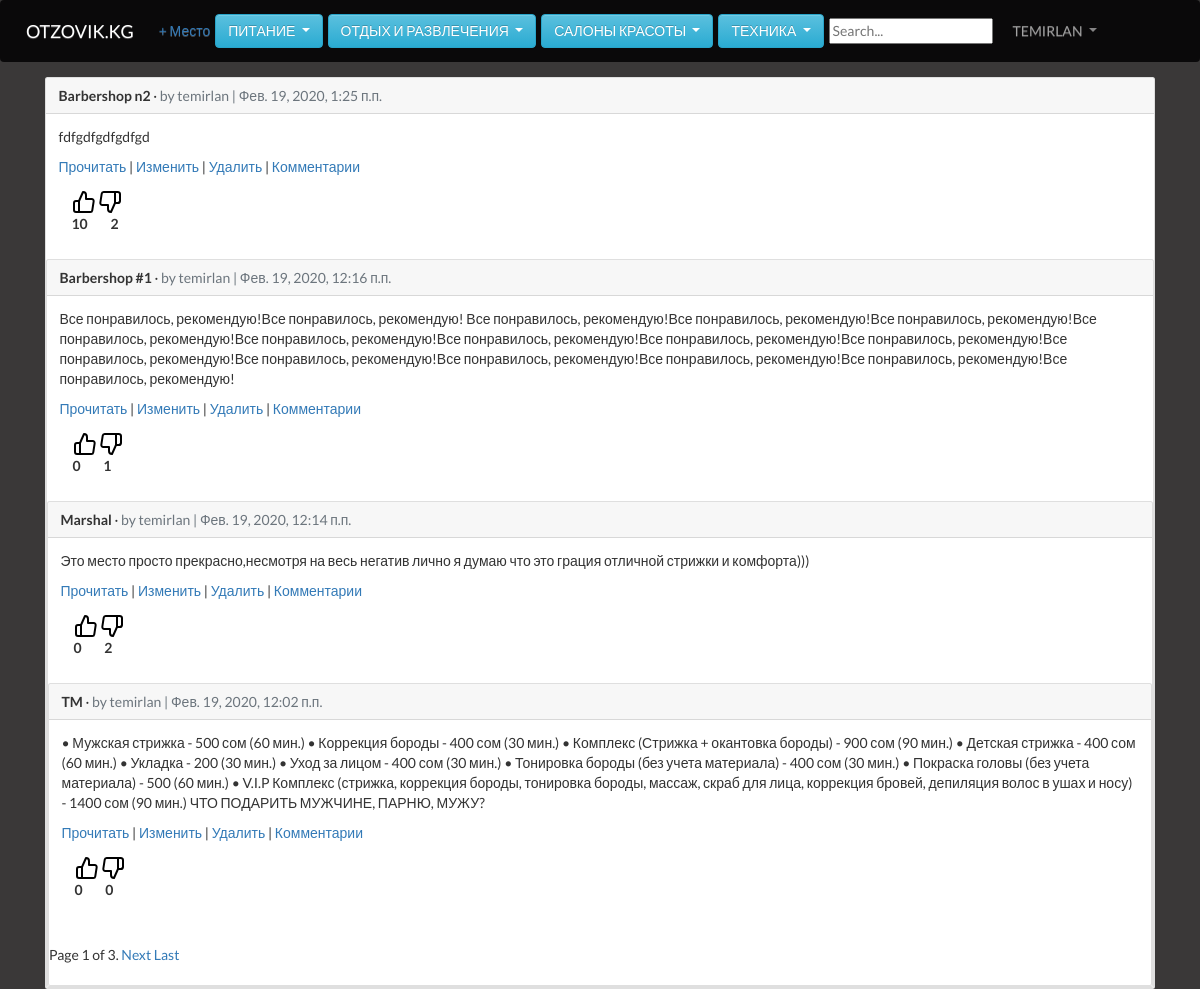
/articles/ (signed in), run on the app's committed database.
### users/models.py (models this page shows)
class CustomUser(AbstractUser):
    age = models.PositiveIntegerField(null=True, blank=True)

### articles/models.py (models this page shows)
class Article(models.Model):
    title = models.CharField(max_length=255)
    body = models.TextField()
    date = models.DateTimeField(auto_now_add=True)
    likes = models.IntegerField(verbose_name='Нравится', default=0)
    dislike = models.IntegerField(verbose_name='Не нравится', default=0)
    author = models.ForeignKey(
        get_user_model(),
        on_delete=models.CASCADE,
    )
    def __str__(self):
        return self.title
    def get_absolute_url(self):
        return reverse('article_detail', args=[str(self.id)])

### articles/views.py (the view)
# urls.py: path('', ArticleListView.as_view(), name='article_list'),
class ArticleListView(LoginRequiredMixin, ListView):
    model = Article
    template_name = 'article_list.html'
    login_url = 'login'
    def get_queryset(self):
        articles = Article.objects.all().order_by('-date')
        paginator = Paginator(articles, 4)
        page = self.request.GET.get('page', 1)
        try:
            articles = paginator.page(page)
        except PageNotAnInteger:
            articles = paginator.page(0)
        except EmptyPage:
            articles = paginator.page(paginator.num_pages)
            print(page.paginator.num_pages)
        return articles

### articles/models.py (called while the page is built)
    def __str__(self):
        return 'comment by {} on {}'.format(self.author, self.article)

### templates/article_list.html (shortened to what this page needs)
{% extends 'base.html' %}
{% block content %}
  {% for article in object_list %}
    <div class="card">
      <div class="card-header">
        <span class="font-weight-bold">{{ article.title }}</span> &middot;
        <span class="text-muted">by {{ article.author }} | {{ article.date }}</span>
      </div>
      <div class="card-body">
        <p>{{ article.body }}</p>
       <a href="{% url 'article_detail' article.pk %}">Прочитать</a> |
        <a href="{% url 'article_edit' article.pk %}">Изменить</a> |
        <a href="{% url 'article_delete' article.pk %}">Удалить</a> |
        <a href="{{article.get_absolute_url}}">Комментарии</a>
        <div class="like">
          <a href="{% url 'add_like' article.pk %}"><img src="../static/icons/2.svg" alt=""></a>
          <a href="{% url 'add_dislike' article.pk %}"><img src="../static/icons/1.svg" alt=""></a>
          <br>
          <span class="font-weight-bold">{{ article.likes }}</span>
          <span class="font-weight-bold" style="margin-left: 20px;">{{ article.dislike }}</span>
        </div>
      </div>
  {% endfor %}
{% include 'pagination.html' with page=object_list %}
{% endblock content %}

### templates/base.html (shortened to what this page needs)
{% load static %}
<!doctype html>
<html lang="en">
  <head>
    <link rel="stylesheet" href="https://stackpath.bootstrapcdn.com/bootstrap/4.1.3/css/bootstrap.min.css">
    <link rel="stylesheet" href="//maxcdn.bootstrapcdn.com/bootstrap/3.2.0/css/bootstrap.min.css">
    <link rel="stylesheet" href="//maxcdn.bootstrapcdn.com/bootstrap/3.2.0/css/bootstrap-theme.min.css">
    <link rel="stylesheet" href="{% static 'css/main.css' %}">
    <link rel="stylesheet" href="{% static 'css/home.css' %}">
    <link rel="stylesheet" href="{% static 'css/search.css' %}">
  </head>
  <body>
   <div class="page">
    <nav class="navbar navbar-expand-md navbar-dark mb-4" style="background-color: rgba(10, 9, 10, 0.975)">
      <a class="navbar-brand" href="{% url 'home' %}">OTZOVIK.KG</a>
      {% if user.is_authenticated %}
        <ul class="navbar-nav mr-auto">
          <li class="nav-item"><a href="{% url 'article_new' %}">+ Место</a></li>
        </ul>
      {% endif %}
      <div class="btn-group">
        <button type="button" class="btn btn-info ml-2 dropdown-toggle" data-toggle="dropdown" aria-haspopup="true" aria-expanded="false">
          Питание
        </button>
              </div>
              <div class="btn-group">
                <button type="button" class="btn btn-info ml-2 dropdown-toggle" data-toggle="dropdown" aria-haspopup="true" aria-expanded="false">
                  Отдых и развлечения
                </button>
                      </div>
                      <div class="btn-group">
                        <button type="button" class="btn btn-info ml-2 dropdown-toggle" data-toggle="dropdown" aria-haspopup="true" aria-expanded="false">
                         Салоны красоты
                        </button>
                              </div>
                              <div class="btn-group">
                                <button type="button" class="btn btn-info ml-2 dropdown-toggle" data-toggle="dropdown" aria-haspopup="true" aria-expanded="false">
                                 Техника
                                </button>
                                      </div>
                                      <div>
                                        <form action="{% url 'search_results' %}"class='ml-2' method="get">
                                          <input name="q" type="text" placeholder="Search...">
                                        </form>
                                      </div>
      <div class="collapse navbar-collapse" id="navbarCollapse">
        {% if user.is_authenticated %}
          <ul class="navbar-nav ml-auto">
            <li class="nav-item">
              <a class="nav-link dropdown-toggle" href="#" id="userMenu" data-toggle="dropdown" aria-haspopup="true" aria-expanded="false">
                {{ user.username }}
              </a>
            </li>
          </ul>
        {% endif %}
      </div>
    </nav>
    <div class="container">
      {% block content %}
      {% endblock content %}
    </div>
    </div>
    </body>
    </html>

### templates/pagination.html (shortened to what this page needs)
<div class='pagination'>
    <span class='step-links'>
    <span class='current'>
        Page {{ page.number }} of {{ page.paginator.num_pages }}.
    </span>
    {% if page.has_next %}
        <a href='?page={{ page.next_page_number }}'>Next</a>
        <a href='?page={{ page.paginator.num_pages }}'>Last</a>
    {% endif %}
    </span>
</div>

### static/css/main.css (style rules this page uses)
body { font-family: 'Lato', sans-serif; background: rgb(58, 56, 56); }
.container { height: 100vh; }
.dropdown-toggle { font-weight: 500; text-transform: uppercase; }
.navbar { background: purple; }
.page { background: #1f2224; }
.like { margin: 13px 13px; }

### static/css/home.css (style rules this page uses)
.page { background: rgb(58, 56, 56); }

### data on the page
CustomUser: username "TEMIRLAN"
Article: title "Barbershop n2", author "temirlan", date "Фев. 19, 2020, 1:25 п.п.", body "fdfgdfgdfgdfgd", likes "10", dislike "2"
Article: title "Barbershop #1", author "temirlan", date "Фев. 19, 2020, 12:16 п.п.", body "Все понравилось, рекомендую!Все понравилось, рекомендую! Все понравилось, рекомендую!Все понравилось, рекомендую!Все понравилось, рекомендую!Все понравилось, рекомендую!Все понравилось, рекомендую!Все понравилось, рекомендую!Все понравилось, рекомендую!Все понравилось, рекомендую!Все понравилось, рекомендую!Все понравилось, рекомендую!Все понравилось, рекомендую!Все понравилось, рекомендую!Все понравилось, рекомендую!Все понравилось, рекомендую!", likes "0", dislike "1"
Article: title "Marshal", author "temirlan", date "Фев. 19, 2020, 12:14 п.п.", body "Это место просто прекрасно,несмотря на весь негатив лично я думаю что это грация отличной стрижки и комфорта)))", likes "0", dislike "2"
Article: title "TM", author "temirlan", date "Фев. 19, 2020, 12:02 п.п.", body "• Мужская стрижка - 500 сом (60 мин.) • Коррекция бороды - 400 сом (30 мин.) • Комплекс (Стрижка + окантовка бороды) - 900 сом (90 мин.) • Детская стрижка - 400 сом (60 мин.) • Укладка - 200 (30 мин.) • Уход за лицом - 400 сом (30 мин.) • Тонировка бороды (без учета материала) - 400 сом (30 мин.) • Покраска головы (без учета материала) - 500 (60 мин.) • V.I.P Комплекс (стрижка, коррекция бороды, тонировка бороды, массаж, скраб для лица, коррекция бровей, депиляция волос в ушах и носу) - 1400 сом (90 мин.) ЧТО ПОДАРИТЬ МУЖЧИНЕ, ПАРНЮ, МУЖУ?", likes "0", dislike "0"

### other printed values
{{ page.number }} "1"
{{ page.paginator.num_pages }} "3"
